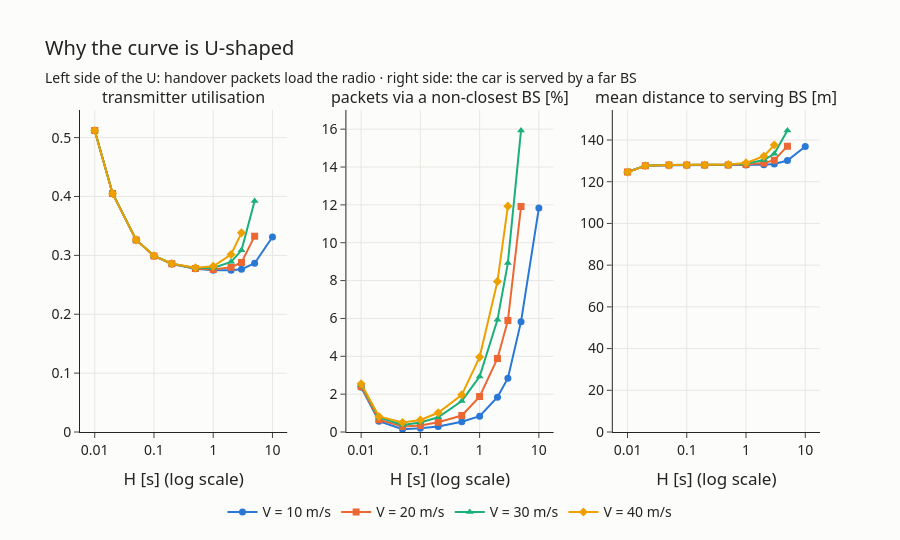

The cell this chart's notebook holds for it:
### Markdown cell above
### Chart 03 — Why the curve is U-shaped

**What it shows:** three quantities that explain the two sides of the U (stable scenarios only): the fraction of time the transmitter is busy, the % of application packets sent through a BS that is *not* the closest one, and the mean distance to the serving BS.

### Code cell
data = summary[(summary["dist"] == "Exponential") & (summary["T"] == 10) & (summary["n_collapsed"] == 0)]
panels = [("utilization:timeavg", 1, "transmitter utilisation"),
          ("misassociated:mean", 100, "packets via a non-closest BS [%]"),
          ("txDistance:mean", 1, "mean distance to serving BS [m]")]

fig = make_subplots(rows=1, cols=3, subplot_titles=[p[2] for p in panels], horizontal_spacing=0.08)
for i, v in enumerate(SPEEDS):
    d = data[data["V"] == v].sort_values("H")
    for c, (metric, factor, _) in enumerate(panels):
        fig.add_trace(go.Scatter(x=d["H"], y=d[metric] * factor, mode="lines+markers", name=f"V = {v} m/s",
                                 legendgroup=str(v), showlegend=(c == 0), line=dict(color=COLORS[i]),
                                 marker=dict(symbol=SYMBOLS[i], size=7)), row=1, col=c + 1)
log_x(fig, "H [s] (log scale)")
fig.update_yaxes(rangemode="tozero")
style(fig, "Why the curve is U-shaped",
      "Left side of the U: handover packets load the radio · right side: the car is served by a far BS", height=540)
fig.show()
save(fig, "03_mechanism", width=1400, height=540)

### Figure 1 — Plotly figure (JSON) as saved in the notebook; plotly's stock layout.template omitted (floating-point values rounded to 4 significant figures)
{"data": [{"legendgroup": "10", "line": {"color": "#2a78d6"}, "marker": {"size": 7, "symbol": "circle"}, "mode": "lines+markers", "name": "V = 10 m/s", "showlegend": true, "type": "scatter", "x": [0.01, 0.02, 0.05, 0.1, 0.2, 0.5, 1.0, 2.0, 3.0, 5.0, 10.0], "xaxis": "x", "y": [0.5121, 0.4051, 0.3261, 0.299, 0.2854, 0.2773, 0.2748, 0.2746, 0.2762, 0.2867, 0.3313], "yaxis": "y"}, {"legendgroup": "10", "line": {"color": "#2a78d6"}, "marker": {"size": 7, "symbol": "circle"}, "mode": "lines+markers", "name": "V = 10 m/s", "showlegend": false, "type": "scatter", "x": [0.01, 0.02, 0.05, 0.1, 0.2, 0.5, 1.0, 2.0, 3.0, 5.0, 10.0], "xaxis": "x2", "y": [2.362, 0.5651, 0.1462, 0.1935, 0.2853, 0.5436, 0.8345, 1.835, 2.844, 5.831, 11.83], "yaxis": "y2"}, {"legendgroup": "10", "line": {"color": "#2a78d6"}, "marker": {"size": 7, "symbol": "circle"}, "mode": "lines+markers", "name": "V = 10 m/s", "showlegend": false, "type": "scatter", "x": [0.01, 0.02, 0.05, 0.1, 0.2, 0.5, 1.0, 2.0, 3.0, 5.0, 10.0], "xaxis": "x3", "y": [124.6, 127.6, 127.9, 127.9, 128.0, 128.0, 128.0, 128.2, 128.5, 130.2, 136.9], "yaxis": "y3"}, {"legendgroup": "20", "line": {"color": "#eb6834"}, "marker": {"size": 7, "symbol": "square"}, "mode": "lines+markers", "name": "V = 20 m/s", "showlegend": true, "type": "scatter", "x": [0.01, 0.02, 0.05, 0.1, 0.2, 0.5, 1.0, 2.0, 3.0, 5.0], "xaxis": "x", "y": [0.512, 0.4051, 0.3262, 0.2991, 0.2856, 0.2776, 0.2761, 0.2799, 0.288, 0.3326], "yaxis": "y"}, {"legendgroup": "20", "line": {"color": "#eb6834"}, "marker": {"size": 7, "symbol": "square"}, "mode": "lines+markers", "name": "V = 20 m/s", "showlegend": false, "type": "scatter", "x": [0.01, 0.02, 0.05, 0.1, 0.2, 0.5, 1.0, 2.0, 3.0, 5.0], "xaxis": "x2", "y": [2.407, 0.6481, 0.2865, 0.3379, 0.5179, 0.8695, 1.871, 3.889, 5.89, 11.91], "yaxis": "y2"}, {"legendgroup": "20", "line": {"color": "#eb6834"}, "marker": {"size": 7, "symbol": "square"}, "mode": "lines+markers", "name": "V = 20 m/s", "showlegend": false, "type": "scatter", "x": [0.01, 0.02, 0.05, 0.1, 0.2, 0.5, 1.0, 2.0, 3.0, 5.0], "xaxis": "x3", "y": [124.6, 127.6, 128.0, 128.0, 128.0, 128.0, 128.2, 129.0, 130.3, 137.0], "yaxis": "y3"}, {"legendgroup": "30", "line": {"color": "#1baf7a"}, "marker": {"size": 7, "symbol": "triangle-up"}, "mode": "lines+markers", "name": "V = 30 m/s", "showlegend": true, "type": "scatter", "x": [0.01, 0.02, 0.05, 0.1, 0.2, 0.5, 1.0, 2.0, 3.0, 5.0], "xaxis": "x", "y": [0.5121, 0.4051, 0.3264, 0.2994, 0.286, 0.2787, 0.2786, 0.289, 0.3086, 0.3923], "yaxis": "y"}, {"legendgroup": "30", "line": {"color": "#1baf7a"}, "marker": {"size": 7, "symbol": "triangle-up"}, "mode": "lines+markers", "name": "V = 30 m/s", "showlegend": false, "type": "scatter", "x": [0.01, 0.02, 0.05, 0.1, 0.2, 0.5, 1.0, 2.0, 3.0, 5.0], "xaxis": "x2", "y": [2.502, 0.7678, 0.3761, 0.4976, 0.7764, 1.64, 2.929, 5.927, 8.932, 15.93], "yaxis": "y2"}, {"legendgroup": "30", "line": {"color": "#1baf7a"}, "marker": {"size": 7, "symbol": "triangle-up"}, "mode": "lines+markers", "name": "V = 30 m/s", "showlegend": false, "type": "scatter", "x": [0.01, 0.02, 0.05, 0.1, 0.2, 0.5, 1.0, 2.0, 3.0, 5.0], "xaxis": "x3", "y": [124.7, 127.7, 128.0, 128.0, 128.1, 128.2, 128.6, 130.4, 133.4, 144.6], "yaxis": "y3"}, {"legendgroup": "40", "line": {"color": "#eda100"}, "marker": {"size": 7, "symbol": "diamond"}, "mode": "lines+markers", "name": "V = 40 m/s", "showlegend": true, "type": "scatter", "x": [0.01, 0.02, 0.05, 0.1, 0.2, 0.5, 1.0, 2.0, 3.0], "xaxis": "x", "y": [0.512, 0.4049, 0.3262, 0.2992, 0.2859, 0.279, 0.2815, 0.3014, 0.3382], "yaxis": "y"}, {"legendgroup": "40", "line": {"color": "#eda100"}, "marker": {"size": 7, "symbol": "diamond"}, "mode": "lines+markers", "name": "V = 40 m/s", "showlegend": false, "type": "scatter", "x": [0.01, 0.02, 0.05, 0.1, 0.2, 0.5, 1.0, 2.0, 3.0], "xaxis": "x2", "y": [2.544, 0.8196, 0.5011, 0.6355, 1.015, 1.962, 3.957, 7.957, 11.93], "yaxis": "y2"}, {"legendgroup": "40", "line": {"color": "#eda100"}, "marker": {"size": 7, "symbol": "diamond"}, "mode": "lines+markers", "name": "V = 40 m/s", "showlegend": false, "type": "scatter", "x": [0.01, 0.02, 0.05, 0.1, 0.2, 0.5, 1.0, 2.0, 3.0], "xaxis": "x3", "y": [124.6, 127.6, 128.0, 128.0, 128.0, 128.2, 129.0, 132.2, 137.6], "yaxis": "y3"}], "layout": {"annotations": [{"font": {"size": 16}, "showarrow": false, "text": "transmitter utilisation", "x": 0.14, "xanchor": "center", "xref": "paper", "y": 1.0, "yanchor": "bottom", "yref": "paper"}, {"font": {"size": 16}, "showarrow": false, "text": "packets via a non-closest BS [%]", "x": 0.5, "xanchor": "center", "xref": "paper", "y": 1.0, "yanchor": "bottom", "yref": "paper"}, {"font": {"size": 16}, "showarrow": false, "text": "mean distance to serving BS [m]", "x": 0.86, "xanchor": "center", "xref": "paper", "y": 1.0, "yanchor": "bottom", "yref": "paper"}], "font": {"family": "Segoe UI, Arial", "size": 14}, "height": 540, "legend": {"orientation": "h", "x": 0.5, "xanchor": "center", "y": -0.2}, "margin": {"t": 110}, "paper_bgcolor": "#fcfcfb", "plot_bgcolor": "#fcfcfb", "title": {"subtitle": {"text": "Left side of the U: handover packets load the radio · right side: the car is served by a far BS"}, "text": "Why the curve is U-shaped"}, "xaxis": {"anchor": "y", "domain": [0.0, 0.28], "dtick": 1, "gridcolor": "#e8e7e3", "showgrid": true, "title": {"text": "H [s] (log scale)"}, "type": "log"}, "xaxis2": {"anchor": "y2", "domain": [0.36, 0.64], "dtick": 1, "gridcolor": "#e8e7e3", "showgrid": true, "title": {"text": "H [s] (log scale)"}, "type": "log"}, "xaxis3": {"anchor": "y3", "domain": [0.72, 1.0], "dtick": 1, "gridcolor": "#e8e7e3", "showgrid": true, "title": {"text": "H [s] (log scale)"}, "type": "log"}, "yaxis": {"anchor": "x", "domain": [0.0, 1.0], "gridcolor": "#e8e7e3", "rangemode": "tozero", "showgrid": true}, "yaxis2": {"anchor": "x2", "domain": [0.0, 1.0], "gridcolor": "#e8e7e3", "rangemode": "tozero", "showgrid": true}, "yaxis3": {"anchor": "x3", "domain": [0.0, 1.0], "gridcolor": "#e8e7e3", "rangemode": "tozero", "showgrid": true}}}
